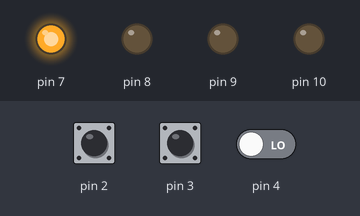
The sketch below on a simulated Arduino Uno, built with avr-gcc and run on an emulated ATmega328P. On the bench: output pins drawn as LEDs (lit = HIGH). Inputs (shaded band) come from the test bench; at power-on: pin 2 HIGH, pin 3 HIGH, pin 4 LOW.

Above: at 0.01 s.
At 21.9 s:
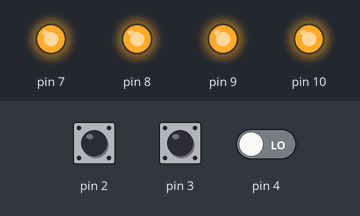
22.0 s: pin 2 pulled LOW for 0.15 s
At 41.7 s:
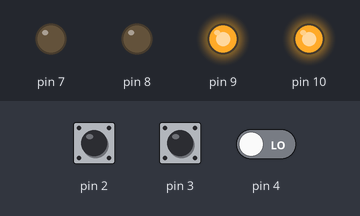
Timing chart, 0 to 83.5 s (numbered marks = the images above; inputs shaded):
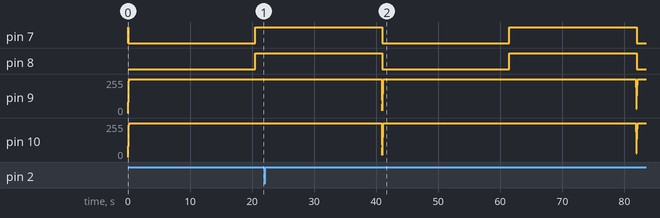

The sketch:

LeftTurnUnitTest.ino
```cpp
#include <RobotController.h>

#include <Motor.h>
// #include <IRSensor.h>
// #include <LightSensor.h>

#include <Encoder.h>
#include <PID.h>

/*****************************************/

// Left Motor. Dir Pin 8, PWM Pin 10, direction not reversed
// Right Motor. Dir Pin 7, PWM Pin 9, direction reversed
Motor left_motor(8, 10, false);
Motor right_motor(7, 9, true);

// Left Encoder. Channel A Pin 2, Channel B Pin 4, direction reversed
// Right Encoder. Channel A Pin 3, Channel B Pin 5, direction not reversed
Encoder left_encoder(2, 4, &left_encoder_distance, &left_encoder_velocity, true);
Encoder right_encoder(3, 5, &right_encoder_distance, &right_encoder_velocity, false);

// Left Motor PID Controller
// Right Motor PID Controller
PID left_PID(&left_encoder_velocity, &left_motor_PWM, &left_motor_setpoint, KP, KI, KD, DIRECT);
PID right_PID(&right_encoder_velocity, &right_motor_PWM, &right_motor_setpoint, KP, KI, KD, DIRECT);

void setup()
{
  left_encoder.setHighPinA();
  left_encoder.setLowPinB();
  right_encoder.setHighPinA();
  right_encoder.setHighPinB();

  left_PID.SetMode(AUTOMATIC);
  left_PID.SetOutputLimits(-255, 255);
  right_PID.SetMode(AUTOMATIC);
  right_PID.SetOutputLimits(-255, 255);

  attachInterrupt(0, updateLeftEncoder, RISING);
  attachInterrupt(1, updateRightEncoder, RISING);
}

void loop()
{
  turnLeft90Encoder();
  delay(1000);
}

void turnLeft90Encoder()
{
  resetEncoder();

  while(abs(left_encoder_distance) < 620 && right_encoder_distance < 620)
  {
    computeEncoderPID();
    left_PID.SetMode(AUTOMATIC);
    right_PID.SetMode(AUTOMATIC);
    left_motor_setpoint = -1000;
    right_motor_setpoint = 1000;
    setMotors();
  }
  stop();
}

void resetEncoder()
{
  left_encoder_distance = 0;
  right_encoder_distance = 0;
}

/* stop()
 * Stops the robot from moving and keeps it stopped using speed control
***************************************************************************/
void stop()
{
  computeEncoderPID();
  left_PID.SetMode(AUTOMATIC);
  right_PID.SetMode(AUTOMATIC);
  left_motor_PWM = STOP;
  right_motor_PWM = STOP;
  setMotors();
}

void computeEncoderPID()
{
  right_encoder.compute();
  left_encoder.compute();

  right_PID.Compute();
  left_PID.Compute();
}

void setMotors()
{
  left_motor.setSpeed(left_motor_PWM);
  right_motor.setSpeed(right_motor_PWM);
}

void updateLeftEncoder()
{
  left_encoder.tick();
}
void updateRightEncoder()
{
  right_encoder.tick();
}
```
